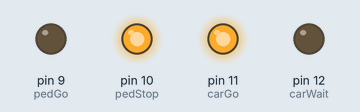
Bench run of a sketch on a simulated Arduino Uno, built with avr-gcc and run on an emulated ATmega328P. Parts: output pins drawn as LEDs (lit = HIGH). Pins used as bus, display or sensor lines are not drawn.

Above: at 2.5 s.
At 7.0 s:
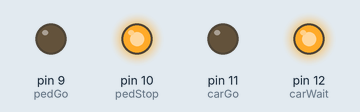
At 10.5 s:
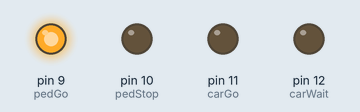
Timing chart, 0 to 15.6 s (numbered marks = the images above):
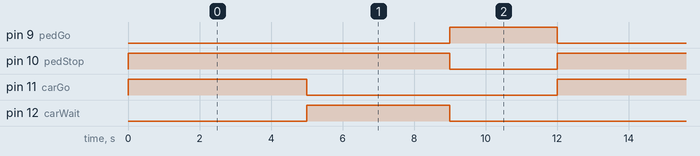

Measured:
- by itself, pin 9 (pedGo): alternates HIGH for 3.0 s and LOW for 9.0 s
- by itself, pin 10 (pedStop): alternates HIGH for 9.0 s and LOW for 3.0 s
- by itself, pin 11 (carGo): alternates HIGH for 5.0 s and LOW for 7.0 s
- by itself, pin 12 (carWait): alternates HIGH for 4.0 s and LOW for 8.0 s

The sketch:

activity3_challenge_stoplight.ino
```cpp
//car
const int carStop = 13;
const int carWait = 12;
const int carGo = 11;
//pedestrian
const int pedStop = 10;
const int pedGo = 9;

//initialize LEDs
void setup() {
  pinMode(carStop, OUTPUT);
  pinMode(carWait, OUTPUT);
  pinMode(carGo, OUTPUT);
  pinMode(pedStop, OUTPUT);
  pinMode(pedGo, OUTPUT);
}

void loop() {
  // put your main code here, to run repeatedly:

//Traffic Green light & Pedestrian Red Light
  digitalWrite(carGo, HIGH);
  digitalWrite(pedStop, HIGH);
  delay(5000);

//turn off green light and turn yellow light for 3s
  digitalWrite(carGo, LOW);
  digitalWrite(carWait, HIGH);
  delay(4000);

//Yellow & Red Light will turn off and Pedestrian Green Light will turn on for 10s
  digitalWrite(pedStop, LOW);
  digitalWrite(carWait, LOW);
  digitalWrite(carStop, HIGH);
  digitalWrite(pedGo, HIGH);
  delay(3000);
//turn off green and red light
  digitalWrite(carStop, LOW);
  digitalWrite(pedGo, LOW);
}
```
